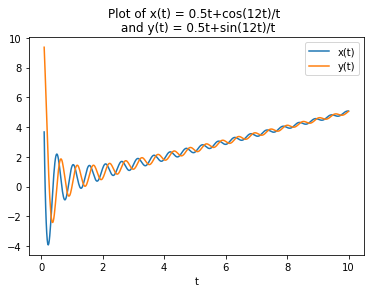

This figure's Python source:
# -*- coding: utf-8 -*-
"""
Created on Fri Oct 29 10:06:45 2021

@author: c0081806
"""

import numpy as np
import matplotlib.pyplot as plt

t = np.linspace(0.1,10,600)

x = (0.5*t)+((np.cos(12*t))/t)
y = (0.5*t)+((np.sin(12*t))/t)

plt.xlabel("t")
plt.plot(t,x,t,y)
plt.legend(['x(t)','y(t)'],loc=1,)
plt.title("Plot of x(t) = 0.5t+cos(12t)/t \n and y(t) = 0.5t+sin(12t)/t")
